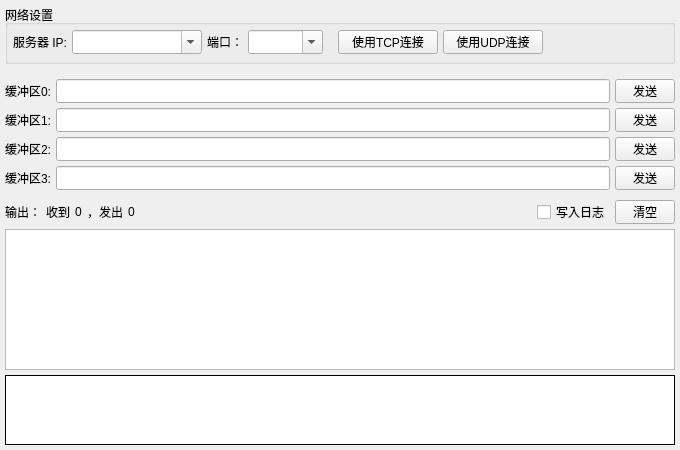
<?xml version="1.0" encoding="UTF-8"?>
<ui version="4.0">
 <class>ClientForm</class>
 <widget class="QWidget" name="ClientForm">
  <property name="geometry">
   <rect>
    <x>0</x>
    <y>0</y>
    <width>680</width>
    <height>450</height>
   </rect>
  </property>
  <property name="minimumSize">
   <size>
    <width>0</width>
    <height>0</height>
   </size>
  </property>
  <property name="windowTitle">
   <string>Client</string>
  </property>
  <property name="locale">
   <locale language="C" country="AnyCountry"/>
  </property>
  <layout class="QVBoxLayout" name="vlayout1">
   <property name="spacing">
    <number>5</number>
   </property>
   <property name="leftMargin">
    <number>5</number>
   </property>
   <property name="topMargin">
    <number>5</number>
   </property>
   <property name="rightMargin">
    <number>5</number>
   </property>
   <property name="bottomMargin">
    <number>5</number>
   </property>
   <item>
    <widget class="QGroupBox" name="box1">
     <property name="sizePolicy">
      <sizepolicy hsizetype="Expanding" vsizetype="Fixed">
       <horstretch>0</horstretch>
       <verstretch>0</verstretch>
      </sizepolicy>
     </property>
     <property name="minimumSize">
      <size>
       <width>0</width>
       <height>59</height>
      </size>
     </property>
     <property name="maximumSize">
      <size>
       <width>16777215</width>
       <height>59</height>
      </size>
     </property>
     <property name="title">
      <string>网络设置</string>
     </property>
     <layout class="QHBoxLayout" name="layout3">
      <property name="spacing">
       <number>5</number>
      </property>
      <property name="leftMargin">
       <number>5</number>
      </property>
      <property name="topMargin">
       <number>0</number>
      </property>
      <property name="rightMargin">
       <number>5</number>
      </property>
      <property name="bottomMargin">
       <number>2</number>
      </property>
      <item>
       <widget class="QLabel" name="lab1">
        <property name="sizePolicy">
         <sizepolicy hsizetype="Preferred" vsizetype="Fixed">
          <horstretch>0</horstretch>
          <verstretch>0</verstretch>
         </sizepolicy>
        </property>
        <property name="minimumSize">
         <size>
          <width>0</width>
          <height>24</height>
         </size>
        </property>
        <property name="maximumSize">
         <size>
          <width>16777215</width>
          <height>24</height>
         </size>
        </property>
        <property name="contextMenuPolicy">
         <enum>Qt::NoContextMenu</enum>
        </property>
        <property name="text">
         <string>服务器 IP:</string>
        </property>
        <property name="textFormat">
         <enum>Qt::PlainText</enum>
        </property>
        <property name="scaledContents">
         <bool>false</bool>
        </property>
       </widget>
      </item>
      <item>
       <widget class="QComboBox" name="cmbAddr">
        <property name="sizePolicy">
         <sizepolicy hsizetype="Fixed" vsizetype="Fixed">
          <horstretch>0</horstretch>
          <verstretch>0</verstretch>
         </sizepolicy>
        </property>
        <property name="minimumSize">
         <size>
          <width>130</width>
          <height>24</height>
         </size>
        </property>
        <property name="maximumSize">
         <size>
          <width>130</width>
          <height>24</height>
         </size>
        </property>
        <property name="editable">
         <bool>true</bool>
        </property>
        <property name="insertPolicy">
         <enum>QComboBox::NoInsert</enum>
        </property>
       </widget>
      </item>
      <item>
       <widget class="QLabel" name="lab2">
        <property name="sizePolicy">
         <sizepolicy hsizetype="Preferred" vsizetype="Fixed">
          <horstretch>0</horstretch>
          <verstretch>0</verstretch>
         </sizepolicy>
        </property>
        <property name="minimumSize">
         <size>
          <width>0</width>
          <height>24</height>
         </size>
        </property>
        <property name="maximumSize">
         <size>
          <width>16777215</width>
          <height>24</height>
         </size>
        </property>
        <property name="text">
         <string>端口：</string>
        </property>
        <property name="textFormat">
         <enum>Qt::MarkdownText</enum>
        </property>
       </widget>
      </item>
      <item>
       <widget class="QComboBox" name="cmbPort">
        <property name="sizePolicy">
         <sizepolicy hsizetype="Fixed" vsizetype="Fixed">
          <horstretch>0</horstretch>
          <verstretch>0</verstretch>
         </sizepolicy>
        </property>
        <property name="minimumSize">
         <size>
          <width>75</width>
          <height>24</height>
         </size>
        </property>
        <property name="maximumSize">
         <size>
          <width>75</width>
          <height>24</height>
         </size>
        </property>
        <property name="editable">
         <bool>true</bool>
        </property>
        <property name="insertPolicy">
         <enum>QComboBox::InsertAtTop</enum>
        </property>
       </widget>
      </item>
      <item>
       <spacer name="spc1">
        <property name="orientation">
         <enum>Qt::Horizontal</enum>
        </property>
        <property name="sizeType">
         <enum>QSizePolicy::Fixed</enum>
        </property>
        <property name="sizeHint" stdset="0">
         <size>
          <width>10</width>
          <height>0</height>
         </size>
        </property>
       </spacer>
      </item>
      <item>
       <widget class="QToolButton" name="btnTcp">
        <property name="sizePolicy">
         <sizepolicy hsizetype="Fixed" vsizetype="Fixed">
          <horstretch>0</horstretch>
          <verstretch>0</verstretch>
         </sizepolicy>
        </property>
        <property name="minimumSize">
         <size>
          <width>100</width>
          <height>24</height>
         </size>
        </property>
        <property name="maximumSize">
         <size>
          <width>100</width>
          <height>24</height>
         </size>
        </property>
        <property name="statusTip">
         <string/>
        </property>
        <property name="text">
         <string>使用TCP连接</string>
        </property>
        <property name="checkable">
         <bool>true</bool>
        </property>
       </widget>
      </item>
      <item>
       <widget class="QToolButton" name="btnUdp">
        <property name="sizePolicy">
         <sizepolicy hsizetype="Fixed" vsizetype="Fixed">
          <horstretch>0</horstretch>
          <verstretch>0</verstretch>
         </sizepolicy>
        </property>
        <property name="minimumSize">
         <size>
          <width>100</width>
          <height>24</height>
         </size>
        </property>
        <property name="maximumSize">
         <size>
          <width>100</width>
          <height>24</height>
         </size>
        </property>
        <property name="statusTip">
         <string/>
        </property>
        <property name="text">
         <string>使用UDP连接</string>
        </property>
        <property name="checkable">
         <bool>true</bool>
        </property>
       </widget>
      </item>
      <item>
       <spacer name="spc2">
        <property name="orientation">
         <enum>Qt::Horizontal</enum>
        </property>
        <property name="sizeHint" stdset="0">
         <size>
          <width>0</width>
          <height>0</height>
         </size>
        </property>
       </spacer>
      </item>
     </layout>
    </widget>
   </item>
   <item>
    <layout class="QGridLayout" name="layout1">
     <property name="topMargin">
      <number>10</number>
     </property>
     <property name="spacing">
      <number>5</number>
     </property>
     <item row="0" column="0">
      <widget class="QLabel" name="lab3">
       <property name="text">
        <string>缓冲区0:</string>
       </property>
      </widget>
     </item>
     <item row="0" column="2">
      <widget class="QToolButton" name="btnSend0">
       <property name="minimumSize">
        <size>
         <width>60</width>
         <height>24</height>
        </size>
       </property>
       <property name="maximumSize">
        <size>
         <width>60</width>
         <height>24</height>
        </size>
       </property>
       <property name="text">
        <string>发送</string>
       </property>
      </widget>
     </item>
     <item row="1" column="0">
      <widget class="QLabel" name="lab4">
       <property name="text">
        <string>缓冲区1:</string>
       </property>
      </widget>
     </item>
     <item row="1" column="2">
      <widget class="QToolButton" name="btnSend1">
       <property name="minimumSize">
        <size>
         <width>60</width>
         <height>24</height>
        </size>
       </property>
       <property name="maximumSize">
        <size>
         <width>60</width>
         <height>24</height>
        </size>
       </property>
       <property name="text">
        <string>发送</string>
       </property>
      </widget>
     </item>
     <item row="2" column="0">
      <widget class="QLabel" name="lab5">
       <property name="text">
        <string>缓冲区2:</string>
       </property>
      </widget>
     </item>
     <item row="2" column="1">
      <widget class="QLineEdit" name="edtBuf2">
       <property name="minimumSize">
        <size>
         <width>0</width>
         <height>24</height>
        </size>
       </property>
       <property name="maximumSize">
        <size>
         <width>16777215</width>
         <height>24</height>
        </size>
       </property>
      </widget>
     </item>
     <item row="2" column="2">
      <widget class="QToolButton" name="btnSend2">
       <property name="minimumSize">
        <size>
         <width>60</width>
         <height>24</height>
        </size>
       </property>
       <property name="maximumSize">
        <size>
         <width>60</width>
         <height>24</height>
        </size>
       </property>
       <property name="text">
        <string>发送</string>
       </property>
      </widget>
     </item>
     <item row="3" column="0">
      <widget class="QLabel" name="lab6">
       <property name="text">
        <string>缓冲区3:</string>
       </property>
      </widget>
     </item>
     <item row="3" column="1">
      <widget class="QLineEdit" name="edtBuf3">
       <property name="minimumSize">
        <size>
         <width>0</width>
         <height>24</height>
        </size>
       </property>
       <property name="maximumSize">
        <size>
         <width>16777215</width>
         <height>24</height>
        </size>
       </property>
      </widget>
     </item>
     <item row="3" column="2">
      <widget class="QToolButton" name="btnSend3">
       <property name="minimumSize">
        <size>
         <width>60</width>
         <height>24</height>
        </size>
       </property>
       <property name="maximumSize">
        <size>
         <width>60</width>
         <height>24</height>
        </size>
       </property>
       <property name="text">
        <string>发送</string>
       </property>
      </widget>
     </item>
     <item row="0" column="1">
      <widget class="QLineEdit" name="edtBuf0">
       <property name="minimumSize">
        <size>
         <width>0</width>
         <height>24</height>
        </size>
       </property>
       <property name="maximumSize">
        <size>
         <width>16777215</width>
         <height>24</height>
        </size>
       </property>
      </widget>
     </item>
     <item row="1" column="1">
      <widget class="QLineEdit" name="edtBuf1">
       <property name="minimumSize">
        <size>
         <width>0</width>
         <height>24</height>
        </size>
       </property>
       <property name="maximumSize">
        <size>
         <width>16777215</width>
         <height>24</height>
        </size>
       </property>
      </widget>
     </item>
    </layout>
   </item>
   <item>
    <layout class="QHBoxLayout" name="layout2">
     <property name="spacing">
      <number>5</number>
     </property>
     <property name="leftMargin">
      <number>0</number>
     </property>
     <property name="topMargin">
      <number>5</number>
     </property>
     <property name="rightMargin">
      <number>0</number>
     </property>
     <property name="bottomMargin">
      <number>0</number>
     </property>
     <item>
      <widget class="QLabel" name="lab7">
       <property name="text">
        <string>输出：</string>
       </property>
      </widget>
     </item>
     <item>
      <widget class="QLabel" name="lab8">
       <property name="text">
        <string>收到</string>
       </property>
      </widget>
     </item>
     <item>
      <widget class="QLabel" name="labRecv">
       <property name="sizePolicy">
        <sizepolicy hsizetype="Preferred" vsizetype="Preferred">
         <horstretch>0</horstretch>
         <verstretch>0</verstretch>
        </sizepolicy>
       </property>
       <property name="toolTip">
        <string notr="true"/>
       </property>
       <property name="text">
        <string notr="true">0</string>
       </property>
      </widget>
     </item>
     <item>
      <widget class="QLabel" name="lab9">
       <property name="text">
        <string>，发出</string>
       </property>
      </widget>
     </item>
     <item>
      <widget class="QLabel" name="labSend">
       <property name="toolTip">
        <string notr="true"/>
       </property>
       <property name="text">
        <string notr="true">0</string>
       </property>
      </widget>
     </item>
     <item>
      <spacer name="spc3">
       <property name="orientation">
        <enum>Qt::Horizontal</enum>
       </property>
       <property name="sizeHint" stdset="0">
        <size>
         <width>0</width>
         <height>0</height>
        </size>
       </property>
      </spacer>
     </item>
     <item>
      <widget class="QCheckBox" name="chkLog">
       <property name="text">
        <string>写入日志</string>
       </property>
      </widget>
     </item>
     <item>
      <widget class="QToolButton" name="btnClear">
       <property name="minimumSize">
        <size>
         <width>60</width>
         <height>24</height>
        </size>
       </property>
       <property name="maximumSize">
        <size>
         <width>60</width>
         <height>24</height>
        </size>
       </property>
       <property name="text">
        <string>清空</string>
       </property>
      </widget>
     </item>
    </layout>
   </item>
   <item>
    <widget class="QTreeWidget" name="treeOutput">
     <property name="horizontalScrollBarPolicy">
      <enum>Qt::ScrollBarAlwaysOff</enum>
     </property>
     <property name="editTriggers">
      <set>QAbstractItemView::NoEditTriggers</set>
     </property>
     <property name="showDropIndicator" stdset="0">
      <bool>false</bool>
     </property>
     <property name="alternatingRowColors">
      <bool>false</bool>
     </property>
     <property name="selectionMode">
      <enum>QAbstractItemView::SingleSelection</enum>
     </property>
     <property name="selectionBehavior">
      <enum>QAbstractItemView::SelectRows</enum>
     </property>
     <property name="wordWrap">
      <bool>true</bool>
     </property>
     <attribute name="headerVisible">
      <bool>false</bool>
     </attribute>
     <attribute name="headerStretchLastSection">
      <bool>true</bool>
     </attribute>
     <column>
      <property name="text">
       <string notr="true">1</string>
      </property>
     </column>
    </widget>
   </item>
   <item>
    <widget class="QPlainTextEdit" name="txtOutput">
     <property name="sizePolicy">
      <sizepolicy hsizetype="Expanding" vsizetype="Fixed">
       <horstretch>0</horstretch>
       <verstretch>0</verstretch>
      </sizepolicy>
     </property>
     <property name="minimumSize">
      <size>
       <width>0</width>
       <height>70</height>
      </size>
     </property>
     <property name="maximumSize">
      <size>
       <width>16777215</width>
       <height>70</height>
      </size>
     </property>
     <property name="acceptDrops">
      <bool>false</bool>
     </property>
     <property name="frameShape">
      <enum>QFrame::Box</enum>
     </property>
     <property name="frameShadow">
      <enum>QFrame::Plain</enum>
     </property>
     <property name="horizontalScrollBarPolicy">
      <enum>Qt::ScrollBarAlwaysOff</enum>
     </property>
     <property name="tabChangesFocus">
      <bool>true</bool>
     </property>
     <property name="undoRedoEnabled">
      <bool>false</bool>
     </property>
     <property name="readOnly">
      <bool>true</bool>
     </property>
     <property name="textInteractionFlags">
      <set>Qt::TextSelectableByKeyboard|Qt::TextSelectableByMouse</set>
     </property>
    </widget>
   </item>
  </layout>
 </widget>
 <tabstops>
  <tabstop>cmbAddr</tabstop>
  <tabstop>cmbPort</tabstop>
  <tabstop>btnTcp</tabstop>
  <tabstop>btnUdp</tabstop>
  <tabstop>edtBuf0</tabstop>
  <tabstop>btnSend0</tabstop>
  <tabstop>edtBuf1</tabstop>
  <tabstop>btnSend1</tabstop>
  <tabstop>edtBuf2</tabstop>
  <tabstop>btnSend2</tabstop>
  <tabstop>edtBuf3</tabstop>
  <tabstop>btnSend3</tabstop>
  <tabstop>btnClear</tabstop>
  <tabstop>treeOutput</tabstop>
 </tabstops>
 <resources/>
 <connections/>
</ui>
